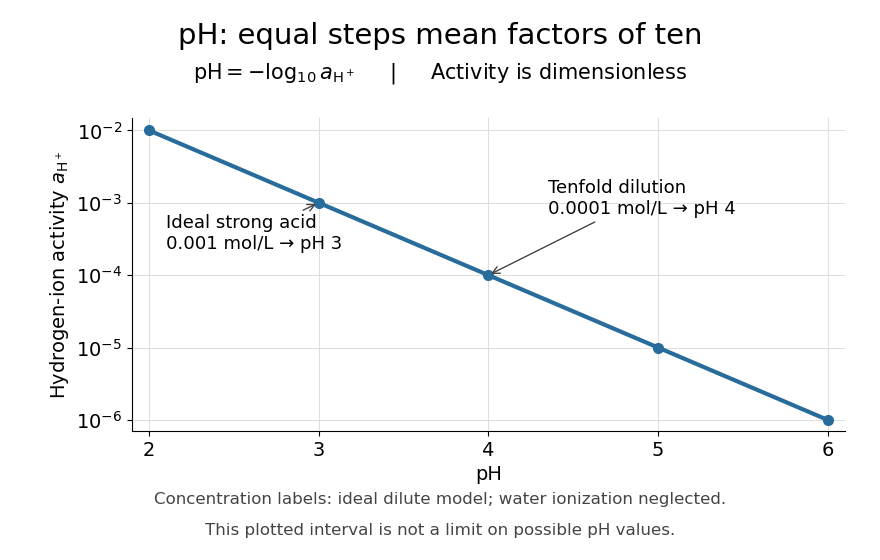

Recreate this plot in Python.
"""Draw ph-logarithmic-scale.png in the current working directory.

Activity definition of pH; concentration labels assume an ideal dilute solution.
Tested with Python 3.14.4, NumPy 2.3.5, Matplotlib 3.10.7.
Build from the repository root: make _media/ph-logarithmic-scale.png
"""

import math
from pathlib import Path

import matplotlib

matplotlib.use("Agg")
import matplotlib.pyplot as plt
import numpy as np


def main():
    ph = np.linspace(2, 6, 401)
    activity = np.power(10.0, -ph)
    np.testing.assert_allclose(-np.log10(activity), ph, rtol=0, atol=1e-14)
    np.testing.assert_allclose(np.power(10.0, -np.arange(2, 7))[:-1]
                               / np.power(10.0, -np.arange(2, 7))[1:], 10)
    assert -math.log10(0.001) == 3
    assert -math.log10(0.001 / 10) == 4
    # Compare the neglect of water with the exact ideal strong-acid model.
    # Charge balance h = C + [OH-] and h[OH-] = Kw, in mol/L units.
    kw = 1e-14
    exact_ph = [-math.log10((c + math.sqrt(c * c + 4 * kw)) / 2)
                for c in (1e-3, 1e-4)]
    np.testing.assert_allclose(exact_ph, [3, 4], rtol=0, atol=5e-7)

    plt.rcParams.update({"font.size": 14, "savefig.facecolor": "white"})
    fig, ax = plt.subplots(figsize=(8.8, 5.6), facecolor="white")
    fig.subplots_adjust(left=0.15, right=0.96, top=0.79, bottom=0.23)
    fig.suptitle("pH: equal steps mean factors of ten", fontsize=21, y=0.96)
    fig.text(0.5, 0.86, r"$\mathrm{pH}=-\log_{10}a_{\mathrm{H}^+}$"
             "     |     Activity is dimensionless", ha="center", fontsize=15)
    ax.semilogy(ph, activity, color="#286c9c", lw=3)
    for p in range(2, 7):
        ax.plot([p], [10.0 ** -p], "o", color="#286c9c", ms=7)
    ax.annotate("Ideal strong acid\n0.001 mol/L → pH 3", xy=(3, 1e-3),
                xytext=(2.1, 2.3e-4), fontsize=13,
                arrowprops={"arrowstyle": "->", "color": "#444444"})
    ax.annotate("Tenfold dilution\n0.0001 mol/L → pH 4", xy=(4, 1e-4),
                xytext=(4.35, 7e-4), fontsize=13,
                arrowprops={"arrowstyle": "->", "color": "#444444"})
    ax.set(xlim=(1.9, 6.1), ylim=(7e-7, 1.5e-2), xticks=range(2, 7),
           yticks=[10.0 ** -p for p in range(2, 7)], xlabel="pH",
           ylabel=r"Hydrogen-ion activity $a_{\mathrm{H}^+}$")
    ax.minorticks_off()
    ax.spines[["top", "right"]].set_visible(False)
    ax.grid(color="#dddddd", lw=0.7)
    fig.text(0.5, 0.10, "Concentration labels: ideal dilute model; water ionization neglected.",
             ha="center", fontsize=12, color="#444444")
    fig.text(0.5, 0.045, "This plotted interval is not a limit on possible pH values.",
             ha="center", fontsize=12, color="#444444")
    fig.savefig(Path(__file__).stem + ".png", dpi=100, facecolor="white", transparent=False)
    plt.close(fig)
    print("Verified pH 3 → 4 for tenfold dilution; tenfold activity per pH step.")
    print(f"Including ideal water ionization at Kw=1e-14: pH {exact_ph[0]:.9f}, "
          f"{exact_ph[1]:.9f}; approximation errors < 5e-7 pH units.")


if __name__ == "__main__":
    main()
